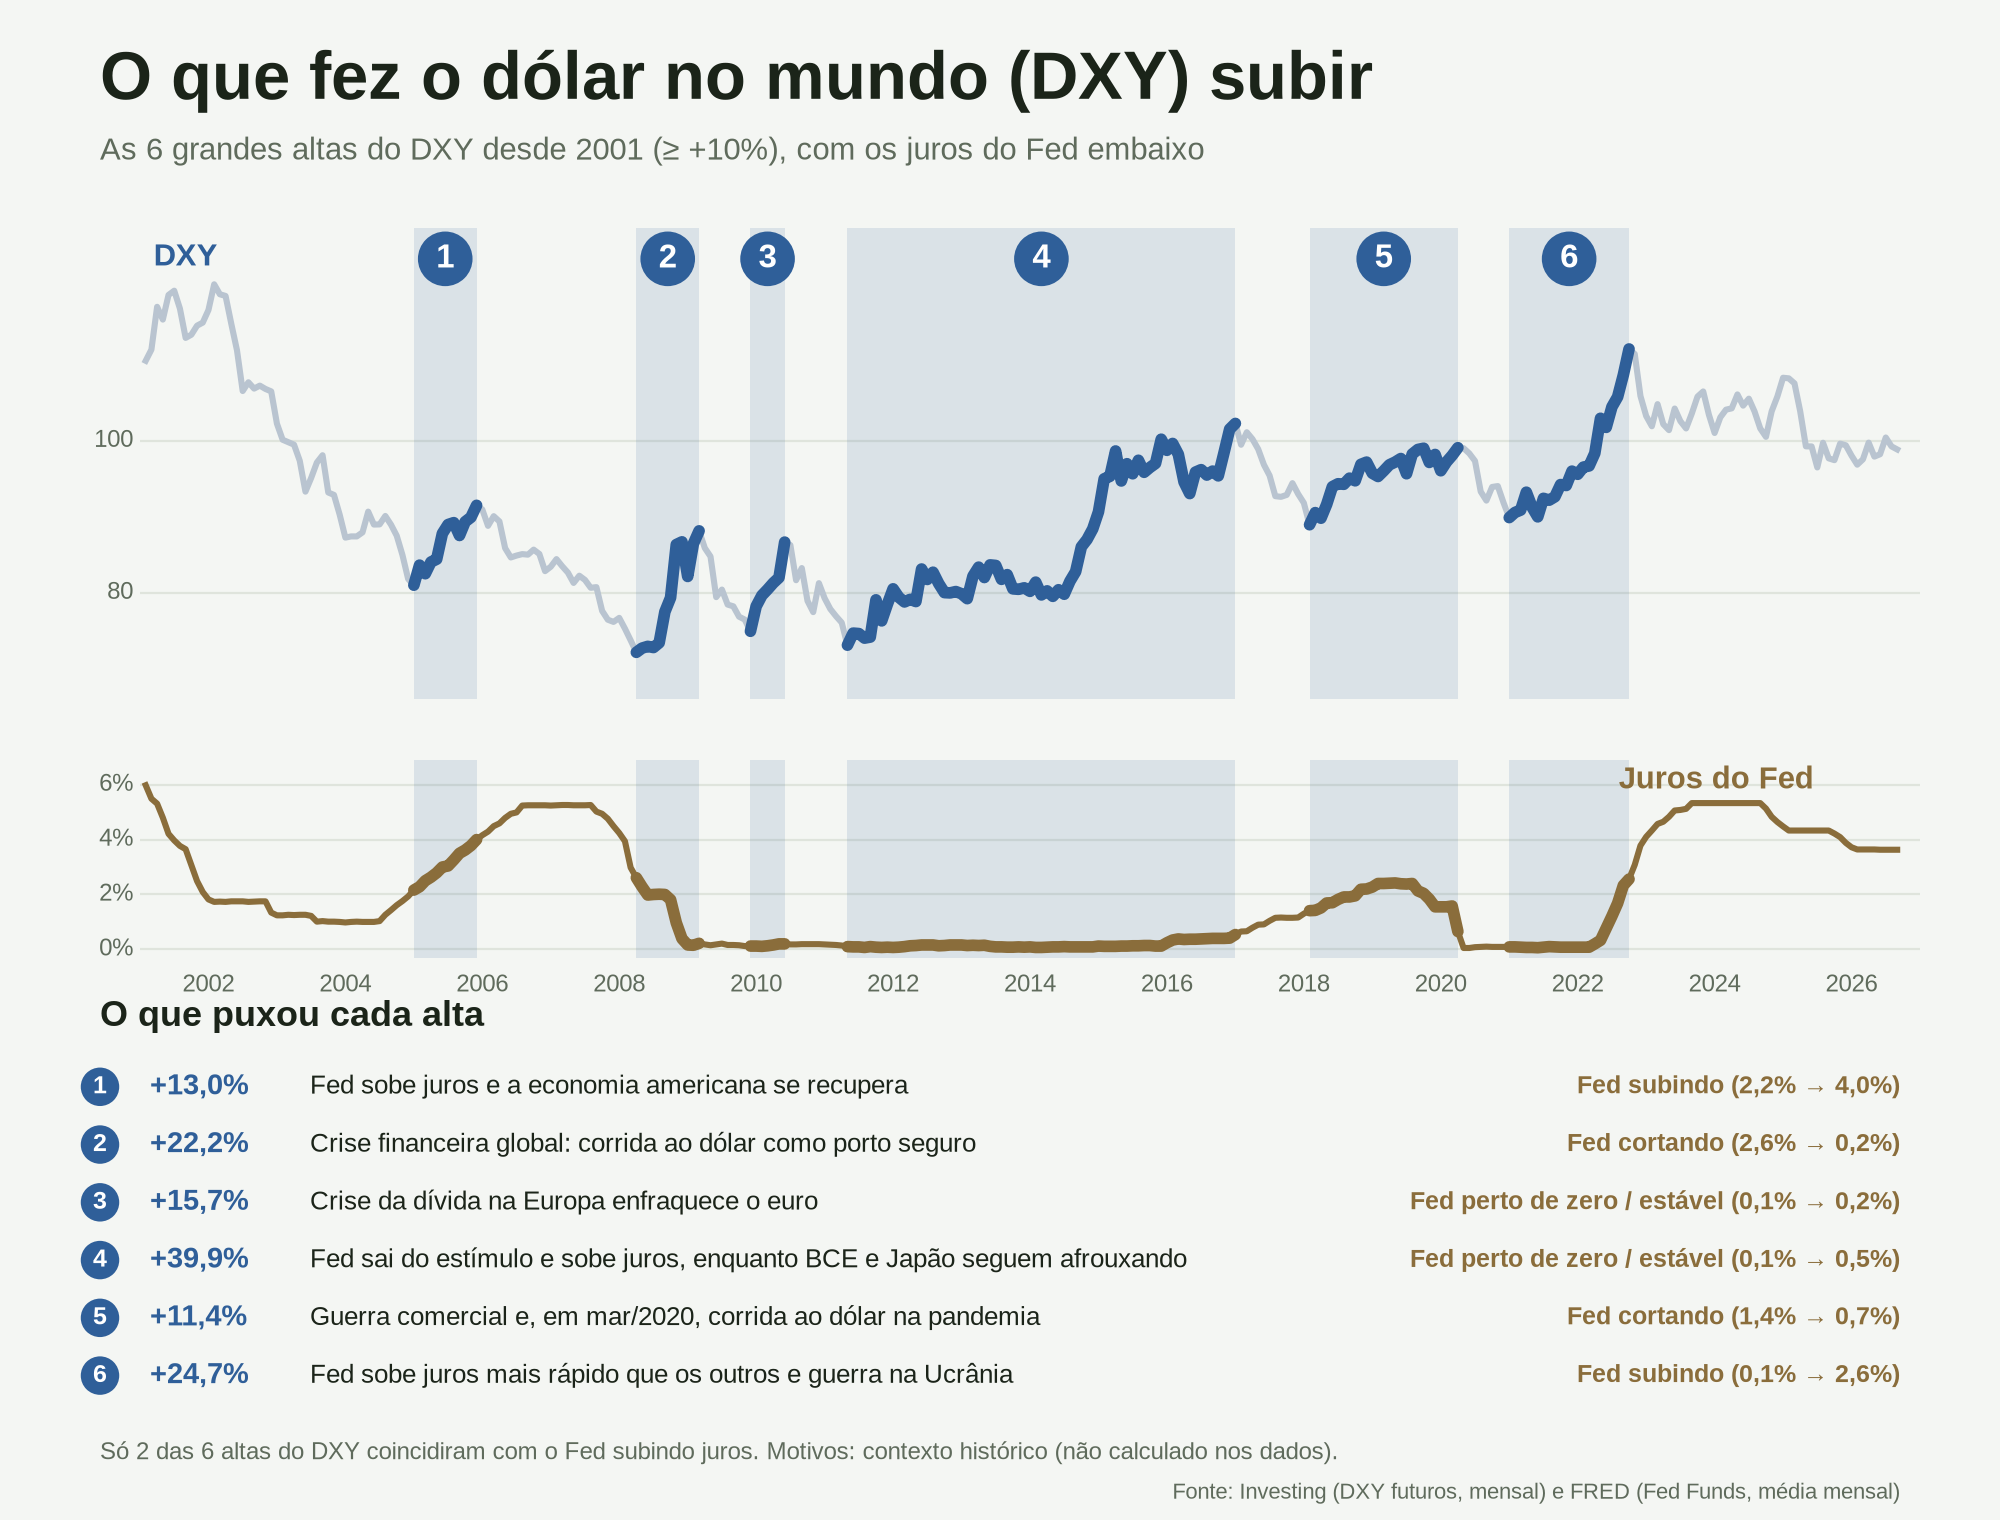

Python code for this plot:
"""O que fez o DXY subir: altas do índice (>= +10%), juros do Fed e contexto de cada alta.

DXY: Investing (futuros, fechamento mensal). Juros do Fed: FRED (FEDFUNDS, média mensal).
As altas são os trechos de baixa-para-alta do DXY com variação >= 10% (zigzag de 8%).
Os motivos de cada alta são contexto histórico, não são calculados nos dados.
"""
import csv, datetime as dt
import matplotlib
matplotlib.use("Agg")
import matplotlib.pyplot as plt
from matplotlib import font_manager as fm

fed = {}
for r in csv.DictReader(open("dados/fedfunds_mensal.csv")):
    d = dt.date.fromisoformat(r["observation_date"]); fed[(d.year, d.month)] = float(r["FEDFUNDS"])
dxy = {}
for r in csv.DictReader(open("dados/dxy_futuros_mensal.csv", encoding="utf-8-sig")):
    x = dt.datetime.strptime(r["Data"], "%d.%m.%Y").date(); dxy[(x.year, x.month)] = float(r["Último"].replace(",", "."))
ks = sorted(k for k in dxy if k in fed)
xm = lambda k: k[0] + k[1] / 12

# altas (trecho de baixa -> alta >= 10%), mesmas definidas na análise (pivôs do zigzag de 8%)
ALTAS = [((2004, 12), (2005, 11), "Fed sobe juros e a economia americana se recupera"),
         ((2008, 3), (2009, 2), "Crise financeira global: corrida ao dólar como porto seguro"),
         ((2009, 11), (2010, 5), "Crise da dívida na Europa enfraquece o euro"),
         ((2011, 4), (2016, 12), "Fed sai do estímulo e sobe juros, enquanto BCE e Japão seguem afrouxando"),
         ((2018, 1), (2020, 3), "Guerra comercial e, em mar/2020, corrida ao dólar na pandemia"),
         ((2020, 12), (2022, 9), "Fed sobe juros mais rápido que os outros e guerra na Ucrânia")]

BG, INK, MUTED, GRID = "#f4f6f3", "#1b2419", "#5f6b5c", "#dfe4dc"
BLUE, GLINE, FEDC = "#2f5f99", "#b9c4d0", "#8a6d3b"
plt.rcParams["font.family"] = "Liberation Sans" if any("Liberation Sans" in f.name for f in fm.fontManager.ttflist) else "DejaVu Sans"
rot = lambda v: f"{v:+.1f}%".replace(".", ",").replace("-", "−")
tint = lambda c, a: matplotlib.colors.to_rgba(c, a)

fig = plt.figure(figsize=(10, 7.6), dpi=200, facecolor=BG)
fig.text(.05, .935, "O que fez o dólar no mundo (DXY) subir", color=INK, fontsize=24, fontweight="bold")
fig.text(.05, .895, "As 6 grandes altas do DXY desde 2001 (≥ +10%), com os juros do Fed embaixo", color=MUTED, fontsize=11)

ax = fig.add_axes([.07, .54, .89, .31], facecolor=BG)
ax2 = fig.add_axes([.07, .37, .89, .13], facecolor=BG, sharex=ax)
xs = [xm(k) for k in ks]
ax.plot(xs, [dxy[k] for k in ks], color=GLINE, lw=2.2, zorder=2)
ax2.plot(xs, [fed[k] for k in ks], color=FEDC, lw=2.2, zorder=2)
ax.set_xlim(2001, 2027); ax.set_ylim(66, 128); ax2.set_ylim(-.3, 6.9)
for a in (ax, ax2):
    a.set_yticks([]); a.tick_params(length=0)
    for sp in a.spines.values(): sp.set_visible(False)
for v in (80, 100): ax.axhline(v, color=GRID, lw=.8, zorder=0); ax.text(2000.9, v, str(v), ha="right", va="center", fontsize=8.5, color=MUTED)
for v in (0, 2, 4, 6): ax2.axhline(v, color=GRID, lw=.8, zorder=0); ax2.text(2000.9, v, f"{v}%", ha="right", va="center", fontsize=8.5, color=MUTED)
ax.text(2001.2, 126, "DXY", color=BLUE, fontsize=11, fontweight="bold", va="top")
ax2.text(2022.6, 6.7, "Juros do Fed", color=FEDC, fontsize=11, fontweight="bold", va="top")
plt.setp(ax.get_xticklabels(), visible=False)
ax2.set_xticks(range(2002, 2027, 2)); ax2.set_xticklabels([str(y) for y in range(2002, 2027, 2)], fontsize=8.5, color=MUTED)
ax2.tick_params(axis="x", pad=6)

rows = []
for i, (a, b, motivo) in enumerate(ALTAS, 1):
    v = 100 * (dxy[b] / dxy[a] - 1); df = fed[b] - fed[a]
    estado = "subindo" if df > .5 else ("cortando" if df < -.5 else "perto de zero / estável")
    for a_ in (ax, ax2): a_.axvspan(xm(a), xm(b), color=tint(BLUE, .13), lw=0, zorder=0)
    ks_ = [k for k in ks if a <= k <= b]
    ax.plot([xm(k) for k in ks_], [dxy[k] for k in ks_], color=BLUE, lw=4.2, solid_capstyle="round", zorder=4)
    ax2.plot([xm(k) for k in ks_], [fed[k] for k in ks_], color=FEDC, lw=4.2, solid_capstyle="round", zorder=4)
    mid = (xm(a) + xm(b)) / 2
    ax.text(mid, 126, str(i), ha="center", va="top", fontsize=12, fontweight="bold", color="white",
            bbox=dict(boxstyle="circle,pad=.35", fc=BLUE, ec="none"))
    rows.append((i, motivo, v, fed[a], fed[b], estado))

# lista embaixo: o que puxou cada alta
fig.text(.05, .325, "O que puxou cada alta", color=INK, fontsize=13, fontweight="bold")
y = .285
for i, motivo, v, fa, fb, estado in rows:
    fig.text(.05, y, str(i), color="white", fontsize=9, fontweight="bold", ha="center", va="center",
             bbox=dict(boxstyle="circle,pad=.3", fc=BLUE, ec="none"))
    fig.text(.075, y, rot(v), color=BLUE, fontsize=10.5, fontweight="bold", va="center")
    fig.text(.155, y, f"{motivo}", color=INK, fontsize=9.5, va="center")
    fig.text(.95, y, f"Fed {estado} ({fa:.1f}% → {fb:.1f}%)".replace(".", ","), color=FEDC, fontsize=9, va="center", ha="right", fontweight="bold")
    y -= .038
fig.text(.05, .04, "Só 2 das 6 altas do DXY coincidiram com o Fed subindo juros. Motivos: contexto histórico (não calculado nos dados).", color=MUTED, fontsize=8.5)
fig.text(.95, .014, "Fonte: Investing (DXY futuros, mensal) e FRED (Fed Funds, média mensal)", color=MUTED, fontsize=8, ha="right")
fig.savefig("grafico_dxy_o_que_fez_subir.png", facecolor=BG); plt.close(fig)
for r in rows: print(r)
